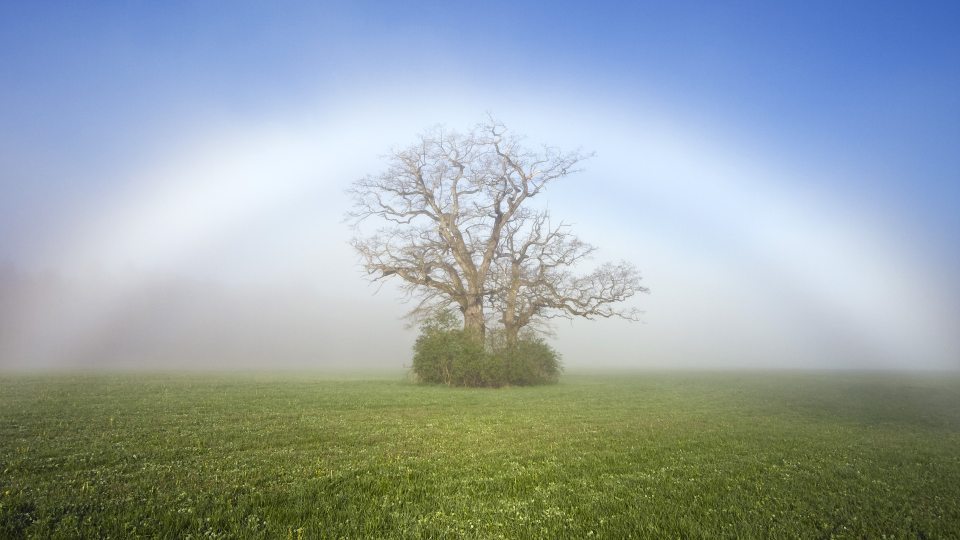
#> input picture 009.jpg, 1920 x 1080 px (shown at 1/2 size)
$ python 004.py
#> lines starting #> are read from the running program, lines starting #| are printed output that depends on the picture
#coding=utf-8
import cv2
import numpy as np
import matplotlib.pyplot as plt
from mpl_toolkits.mplot3d import Axes3D

# 定义Gamma矫正的函数
def gamma_trans(img, gamma):
    # 具体做法是先归一化到1，然后gamma作为指数值求出新的像素值再还原
    gamma_table = [np.power(x/255.0, gamma)*255.0 for x in range(256)]
    gamma_table = np.round(np.array(gamma_table)).astype(np.uint8)

    # 实现这个映射用的是OpenCV的查表函数
    return cv2.LUT(img, gamma_table)

if __name__ == "__main__":

    #载入一张图片
    img = cv2.imread('009.jpg')
#> img is the input picture: shape (1080, 1920, 3); mean B, G, R 167.5, 165.1, 152.1
    img=cv2.resize(img,(800,600))
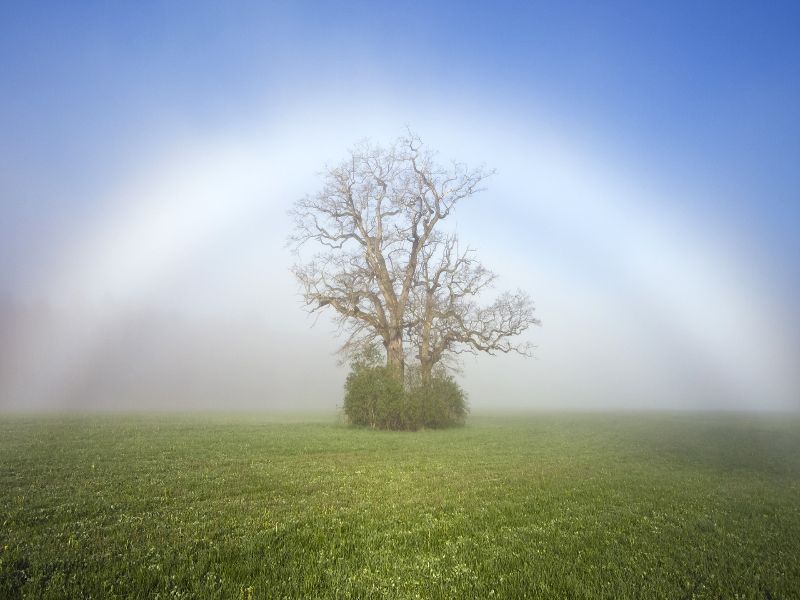
#> img: shape (600, 800, 3); mean B, G, R 167.4, 165, 152
    #分通道计算每个通道的直方图
    hist_b = cv2.calcHist([img], [0], None, [256], [0, 256])
#> hist_b = 256 values, max 6354 at index 211, min 19 at index 0, mean 1875
    hist_g = cv2.calcHist([img], [1], None, [256], [0, 256])
#> hist_g = 256 values, max 5628 at index 233, min 0 at index 0, mean 1875
    hist_r = cv2.calcHist([img], [2], None, [256], [0, 256])
#> hist_r = 256 values, max 5527 at index 213, min 0 at index 0, mean 1875

    # 执行Gamma矫正，小于1的值让暗部细节大量提升，同时亮部细节少量提升
    img_corrected = gamma_trans(img, 0.5)
#> in gamma_trans, `return cv2.LUT(img, gamma_table)`:
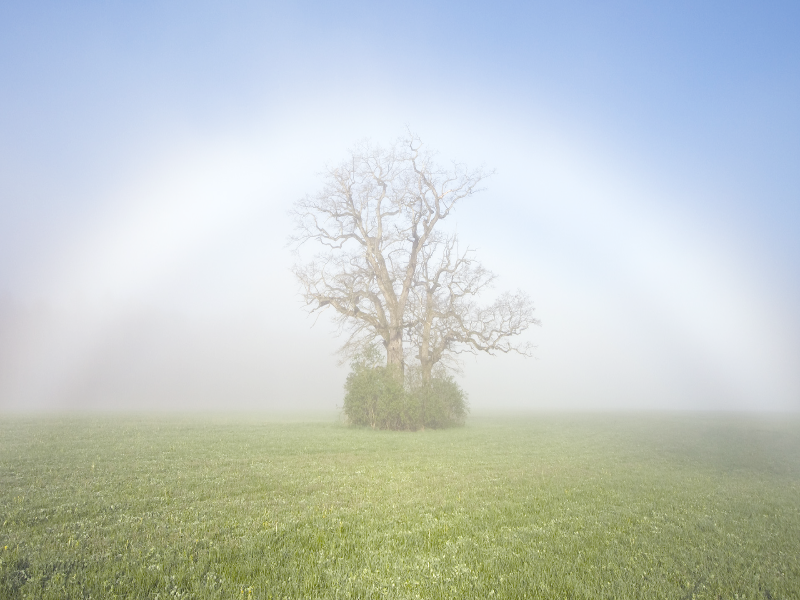
#> returned value: shape (600, 800, 3); mean of channels 0, 1, 2 198.7, 202.6, 193.9; drawn as B, G, R
    cv2.imwrite('gamma_corrected.jpg', img_corrected)

    # 分通道计算Gamma矫正后的直方图
    hist_b_corrected = cv2.calcHist([img_corrected], [0], None, [256], [0, 256])
#> hist_b_corrected = 256 values, max 12351 at index 233, min 0 at index 1, mean 1875
    hist_g_corrected = cv2.calcHist([img_corrected], [1], None, [256], [0, 256])
#> hist_g_corrected = 256 values, max 10420 at index 244, min 0 at index 0, mean 1875
    hist_r_corrected = cv2.calcHist([img_corrected], [2], None, [256], [0, 256])
#> hist_r_corrected = 256 values, max 10990 at index 234, min 0 at index 0, mean 1875

    # 将直方图进行可视化
    fig = plt.figure()

    pix_hists = [
        [hist_b, hist_g, hist_r],
        [hist_b_corrected, hist_g_corrected, hist_r_corrected]
    ]

    pix_vals = range(256)
    for sub_plt, pix_hist in zip([121, 122], pix_hists):
        ax = fig.add_subplot(sub_plt, projection='3d')
        for c, z, channel_hist in zip(['b', 'g', 'r'], [20, 10, 0], pix_hist):
            cs = [c] * 256
#> (the run stopped early here; a loop or call above may not have finished)
